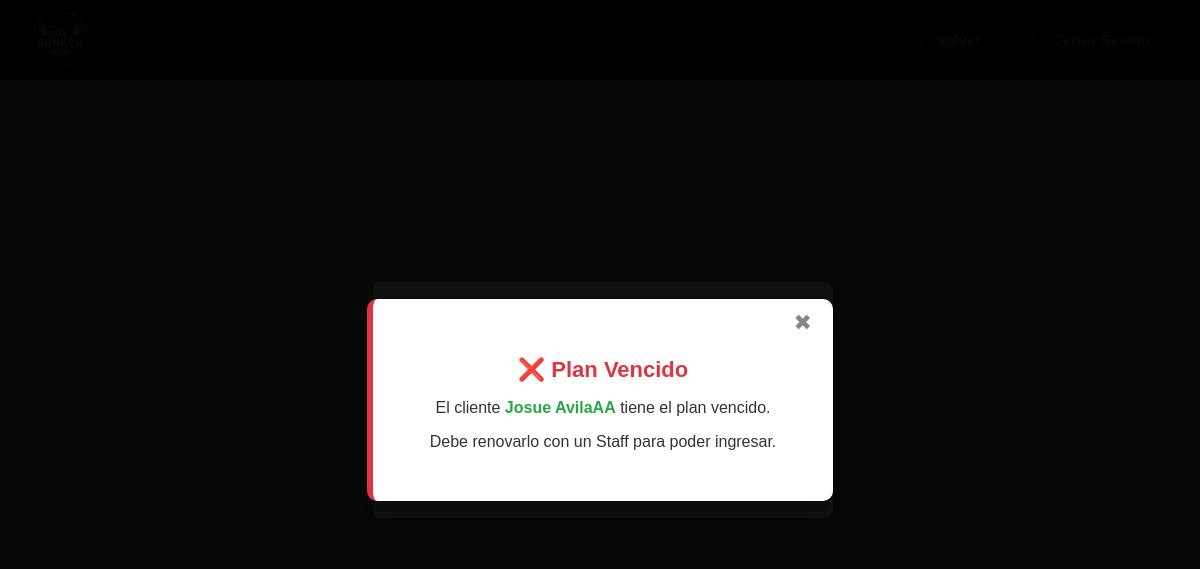
The page /asistencia/ (signed in) on the database as committed earlier.
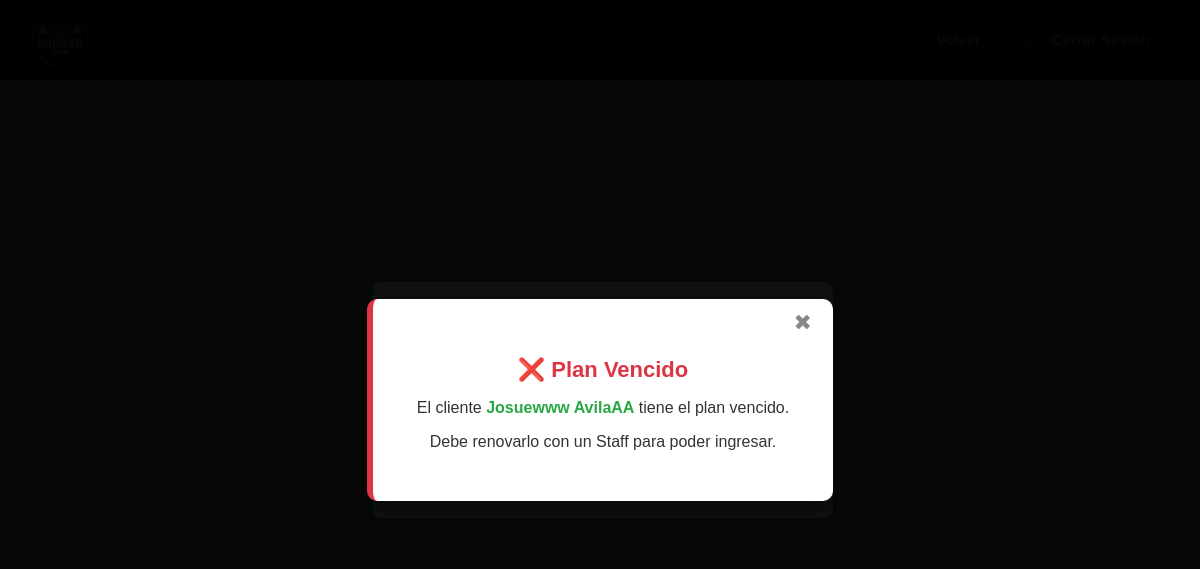
The same page on the database as committed later.
### core/models.py (models this page shows, shortened)
class Cliente(models.Model):
    METODOS_PAGO = [
        ('Efectivo', 'Efectivo'),
        ('Debito', 'Débito'),
        ('Credito', 'Crédito'),
        ('Transferencia', 'Transferencia'),
    ]
    nombre = models.CharField(max_length=50)
    apellido = models.CharField(max_length=50)
    rut = models.CharField(max_length=12, unique=True)
    correo = models.EmailField()
    telefono = models.CharField(max_length=15)
    huella_template = models.BinaryField(null=True, blank=True)
    mensualidad = models.ForeignKey(Mensualidad, on_delete=models.SET_NULL, null=True, blank=True)
    plan_personalizado = models.ForeignKey(PlanPersonalizado, on_delete=models.SET_NULL, null=True, blank=True)
    metodo_pago = models.CharField(max_length=20, choices=METODOS_PAGO, null=True, blank=True)
    fecha_inicio_plan = models.DateField(default=timezone.now, null=True, blank=True)
    fecha_fin_plan = models.DateField(null=True, blank=True)

### core/views.py (the view)
    def wrapper(request, *args, **kwargs):
        admin_id = request.session.get('admin_id')
        if not admin_id:
            return redirect('login')
        try:
            request.admin = Admin.objects.get(id=admin_id)
        except Admin.DoesNotExist:
            return redirect('login')
        return view_func(request, *args, **kwargs)

### core/views.py (called while the page is built)
def admin_required(view_func):
    def wrapper(request, *args, **kwargs):
        admin_id = request.session.get('admin_id')
        if not admin_id:
            return redirect('login')
        try:
            request.admin = Admin.objects.get(id=admin_id)
        except Admin.DoesNotExist:
            return redirect('login')
        return view_func(request, *args, **kwargs)
    return wrapper

### core/templates/core/AsistenciaCliente.html (shortened to what this page needs)
{% extends 'core/home.html' %}
{% block content %}
<main class="contenido asistencia">
    <div class="form-container">
        <form method="POST" class="formulario">
            <h2>Registro de Asistencia</h2>
            <label for="rut" >Ingrese RUT</label>
        </form>
    </div>
        {% if mostrar_modal %}
        <div class="modal">
            <div class="modal-content">
                <button onclick="cerrarModal()">✖</button>
                <h2>✅ Registro de Asistencia</h2>
                <p>Bienvenido <strong>{{ cliente.nombre }} {{ cliente.apellido }}</strong></p>
                <p>El plan vence el <strong>{{ vencimiento_plan|date:"d" }} de {{ vencimiento_plan|date:"F" }}</strong></p>
                <p>Le quedan <strong>{{ dias_restantes }}</strong> días de mensualidad</p>
            </div>
        </div>
        {% endif %}
        {% if rut_invalido %}
        <div class="modal modal-error">
        <div class="modal-content">
            <button onclick="cerrarModal()">✖</button>
            <h2 style="color:#dc3545;">❌ Error</h2>
            <p>El RUT ingresado no fue encontrado</p>
            <p>Por favor, verifica e intenta nuevamente</p>
        </div>
        </div>
        {% endif %}
        {% if asistencia_ya_registrada %}
        <div class="modal modal-warning">
            <div class="modal-content">
                <button onclick="cerrarModal()">✖</button>
                <h2 style="color:#ffc107;">⚠️ Atención</h2>
                <p>El RUT ya está ingresado hoy.</p>
            </div>
        </div>
        {% endif %}
        {% if plan_vencido %}
            <div class="modal modal-error">
                <div class="modal-content">
                    <button onclick="cerrarModal()">✖</button>
                    <h2 style="color:#dc3545;">❌ Plan Vencido</h2>
                    <p>El cliente <strong>{{ cliente.nombre }} {{ cliente.apellido }}</strong> tiene el plan vencido.</p>
                    <p>Debe renovarlo con un Staff para poder ingresar.</p>
                </div>
            </div>
        {% endif %}
</main>
{% endblock %}

Rows that differ between the two databases and show on the page:
changed Cliente "AvilaAA": nombre "Josue" → "Josuewww"
